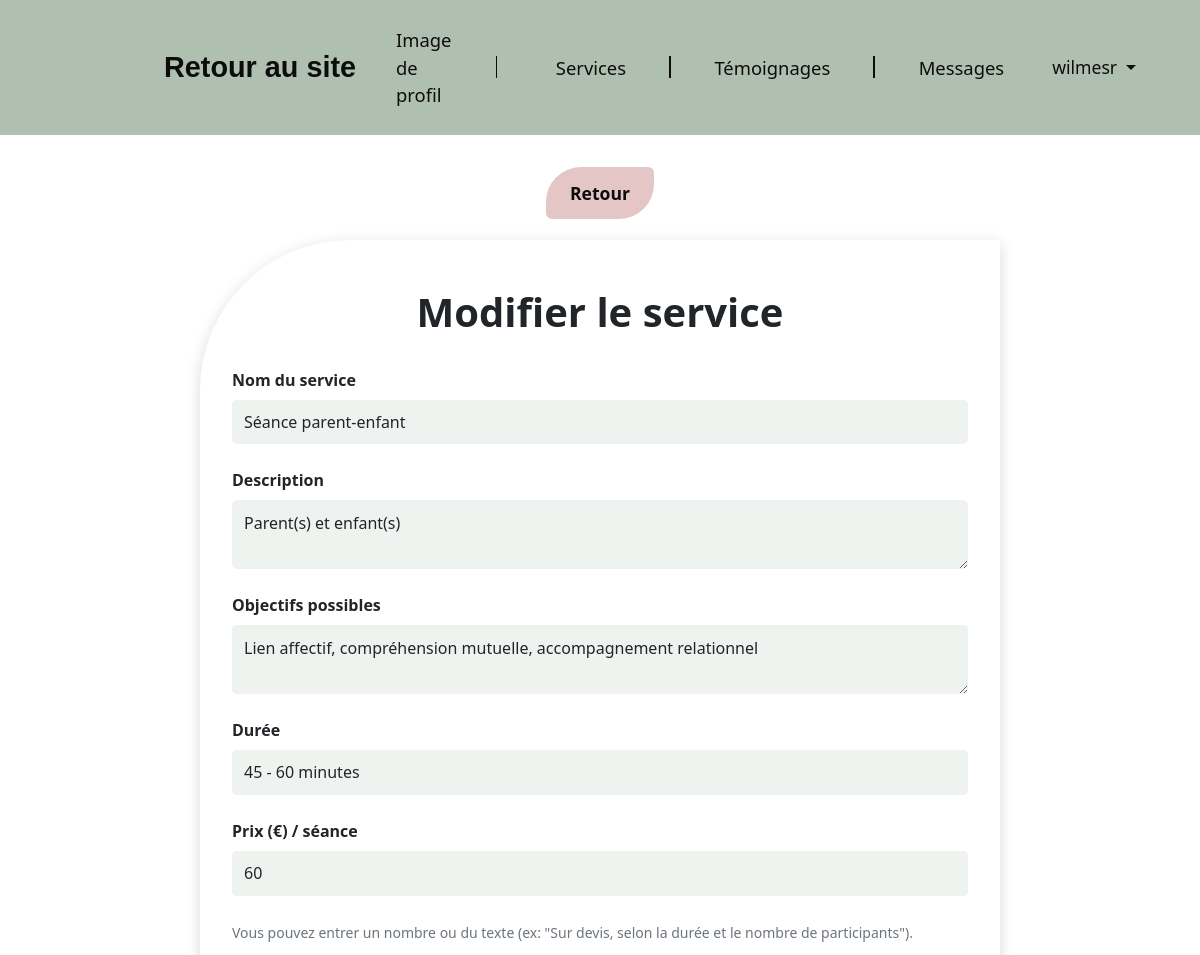
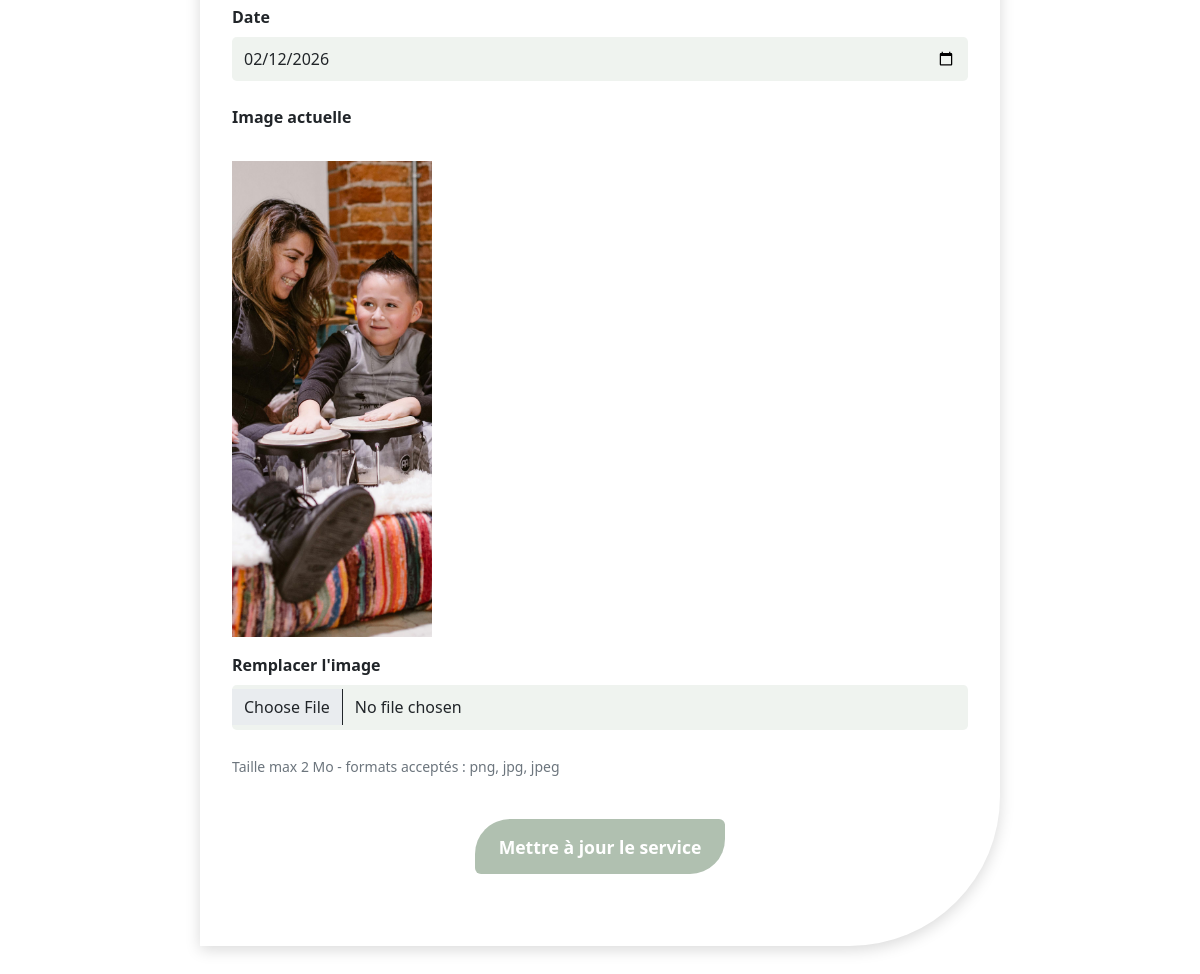
Page /admin/updateService.php?id=3 (signed in) on the committed database (2 pictures, top to bottom).
### tables this page shows
CREATE TABLE IF NOT EXISTS `services` (
  `id` int NOT NULL AUTO_INCREMENT,
  `nom` varchar(150) NOT NULL,
  `description` text NOT NULL,
  `objectifs` text NOT NULL,
  `duree` varchar(50) NOT NULL,
  `prix` varchar(255) NOT NULL,
  `image` varchar(255) DEFAULT NULL,
  `date` date NOT NULL,
  PRIMARY KEY (`id`)
);

### admin/updateService.php (the view, shortened to what this page needs)
<?php
$id = intval($_GET['id']);
require "../connexion.php";
$req = $bdd->prepare("SELECT * FROM services WHERE id=?");
$req->execute([$id]);
if(!$don = $req->fetch()){
    $req->closeCursor();
    header("LOCATION:services.php");
    exit;
}
?>
<!DOCTYPE html>
<html lang="fr">
<head>
    <link rel="stylesheet" href="../bootstrap/css/bootstrap.min.css">
    <link rel="stylesheet" href="admin.css">
</head>
<body class="admin-page">
<?php include("partials/header.php"); ?>
<div class="text-center mb-3">
    <a href="services.php" class="btn btn-retour">Retour</a>
</div>
<div class="zone-centrage-services">
    <div class="conteneur-services conteneur-ajout-service">
        <h1 class="titre-services">Modifier le service</h1>
        <form action="treatmentUpdateService.php?id=<?= $id ?>" method="POST" enctype="multipart/form-data" class="mt-4">
            <div class="form-group mb-3">
                <label for="nom">Nom du service</label>
                <input type="text" id="nom" name="nom" class="form-control champ-texte" value="<?= htmlspecialchars($don['nom']) ?>" required>
            </div>
            <div class="form-group mb-3">
                <label for="description">Description</label>
                <textarea id="description" name="description" class="form-control champ-texte" required><?= htmlspecialchars($don['description']) ?></textarea>
            </div>
            <div class="form-group mb-3">
                <label for="objectifs">Objectifs possibles</label>
                <textarea id="objectifs" name="objectifs" class="form-control champ-texte"><?= htmlspecialchars($don['objectifs']) ?></textarea>
            </div>
            <div class="form-group mb-3">
                <label for="duree">Durée</label>
                <input type="text" id="duree" name="duree" class="form-control champ-texte" value="<?= htmlspecialchars($don['duree']) ?>" required>
            </div>
            <div class="form-group mb-3">
                <label for="prix">Prix (€) / séance</label>
                <input type="text" id="prix" name="prix" class="form-control champ-texte" value="<?= htmlspecialchars($don['prix']) ?>" required>
                <small class="text-muted">Vous pouvez entrer un nombre ou du texte (ex: "Sur devis, selon la durée et le nombre de participants").</small>
            </div>
            <div class="form-group mb-3">
                <label for="date">Date</label>
                <input type="date" id="date" name="date" class="form-control champ-texte" value="<?= $don['date'] ?>" required>
            </div>
            <div class="form-group mb-3">
                <label>Image actuelle</label><br>
                <?php if(!empty($don['image']) && file_exists("../images/services/".$don['image'])): ?>
                    <img src="../images/services/<?= $don['image'] ?>" alt="Image du service" class="img-fluid mb-2" style="max-width:200px;">
                <?php else: ?>
                    <p>Aucune image disponible.</p>
                <?php endif; ?>
                <div class="mt-2">
                    <label for="image">Remplacer l'image</label>
                    <input type="file" name="image" id="image" class="form-control champ-texte" accept="image/*">
                    <small class="text-muted">Taille max 2 Mo - formats acceptés : png, jpg, jpeg</small>
                </div>
            </div>
            <div class="text-center mt-4">
                <button type="submit" class="btn bouton-connexion">Mettre à jour le service</button>
            </div>
        </form>
    </div>
</div>
</body>
</html>

### admin/admin.css (style rules this page uses)
label { font-weight:600;margin-bottom:.5rem;display:block }
.champ-texte { border:none;background-color:rgba(176,192,176,.2);border-radius:.3rem;padding:.65rem .75rem;transition:background-color .2s ease;margin-bottom:1.5em }
.bouton-connexion { background-color:#b0c0b0;color:#fff;border:none;border-top-left-radius:2rem;border-bottom-right-radius:2rem;font-weight:600;min-height:3.5rem;width:90%;max-width:250px;margin-top:1em;transition:background-color .15s ease,transform .15s ease }
.zone-centrage-services { display:flex;justify-content:center;align-items:flex-start;padding-top:5vh;padding-bottom:3rem;width:100% }
.conteneur-services { background-color:#fff;padding:3rem 2rem;border-top-left-radius:9.375rem;border-bottom-right-radius:9.375rem;width:100%;max-width:93.75rem;box-shadow:0 4px 15px rgba(0,0,0,.15) }
.conteneur-ajout-service { max-width:50rem }
.btn-retour { display:inline-block;padding:.8rem 1.5rem;font-size:1.1rem;background-color:rgba(216,174,173,.7);color:#0c0c0c;font-weight:600;text-decoration:none;border:none;border-top-left-radius:2.188rem;border-bottom-right-radius:2.188rem;transition:background-color .15s ease,transform .15s ease;margin-top:2rem;margin-bottom:-2em;text-align:center }
.bouton-connexion { display:inline-flex;align-items:center;justify-content:center;padding:.75rem 1.2rem;font-size:1.1rem;background-color:#b0c0b0;color:#fff;font-weight:600;border:none;border-top-left-radius:2.188rem;border-bottom-right-radius:2.188rem;min-height:3.438rem;width:100%;max-width:15.625rem;margin-top:1em;margin-bottom:1.5rem;transition:background-color .15s ease,transform .15s ease }
.titre-services { font-size:2.5rem;font-weight:600;text-align:center;margin-bottom:2rem }

### rows in the picture
services: nom "Séance parent-enfant", description "Parent(s) et enfant(s)", objectifs "Lien affectif, compréhension mutuelle, accompagnement relationnel", duree "45 - 60 minutes", prix "60", date "02/12/2026", image (picture)

### other values in the picture
$_SESSION['login'] "wilmesr"
